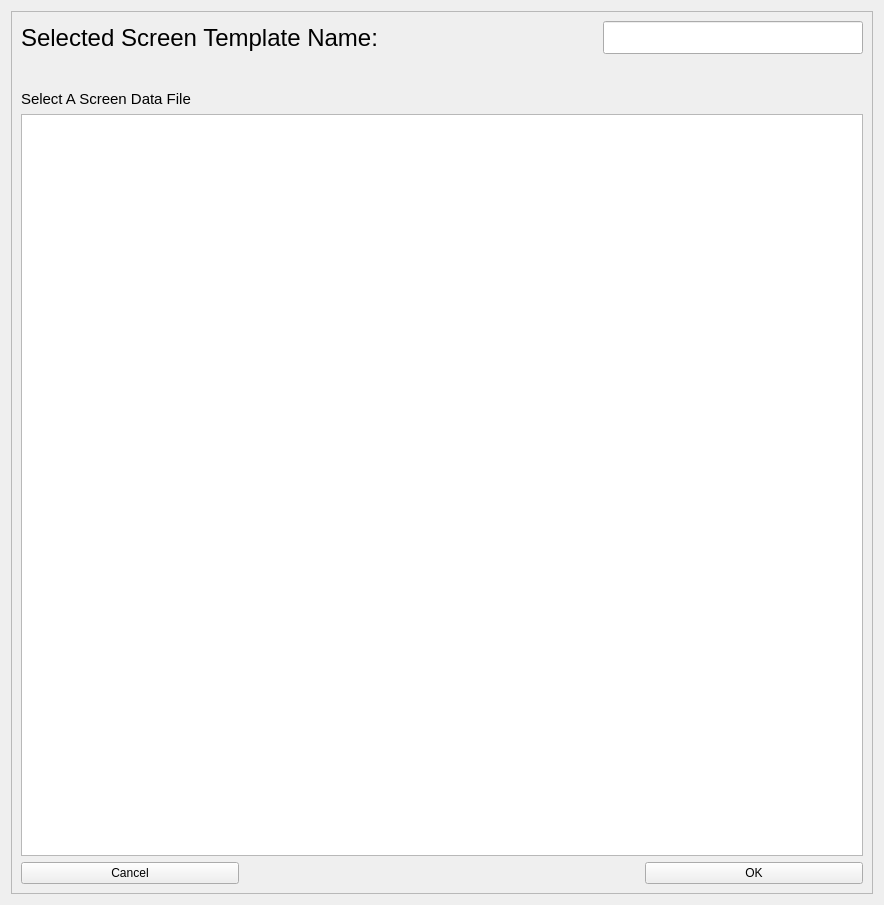
<?xml version="1.0" encoding="UTF-8"?>
<ui version="4.0">
 <class>Dialog</class>
 <widget class="QDialog" name="Dialog">
  <property name="geometry">
   <rect>
    <x>0</x>
    <y>0</y>
    <width>884</width>
    <height>905</height>
   </rect>
  </property>
  <property name="windowTitle">
   <string>Template Data File</string>
  </property>
  <layout class="QGridLayout" name="gridLayout">
   <item row="0" column="0">
    <widget class="QFrame" name="frame">
     <property name="frameShape">
      <enum>QFrame::StyledPanel</enum>
     </property>
     <property name="frameShadow">
      <enum>QFrame::Raised</enum>
     </property>
     <layout class="QGridLayout" name="gridLayout_2">
      <item row="0" column="0">
       <layout class="QHBoxLayout" name="horizontalLayout">
        <item>
         <widget class="QLabel" name="label">
          <property name="font">
           <font>
            <pointsize>18</pointsize>
           </font>
          </property>
          <property name="text">
           <string>Selected Screen Template Name:</string>
          </property>
         </widget>
        </item>
        <item>
         <widget class="QLineEdit" name="lineEdit">
          <property name="enabled">
           <bool>true</bool>
          </property>
          <property name="sizePolicy">
           <sizepolicy hsizetype="Expanding" vsizetype="Minimum">
            <horstretch>0</horstretch>
            <verstretch>0</verstretch>
           </sizepolicy>
          </property>
          <property name="maximumSize">
           <size>
            <width>260</width>
            <height>16777215</height>
           </size>
          </property>
          <property name="font">
           <font>
            <pointsize>16</pointsize>
           </font>
          </property>
          <property name="maxLength">
           <number>660</number>
          </property>
          <property name="echoMode">
           <enum>QLineEdit::Normal</enum>
          </property>
         </widget>
        </item>
       </layout>
      </item>
      <item row="1" column="0">
       <spacer name="verticalSpacer">
        <property name="orientation">
         <enum>Qt::Vertical</enum>
        </property>
        <property name="sizeType">
         <enum>QSizePolicy::Minimum</enum>
        </property>
        <property name="sizeHint" stdset="0">
         <size>
          <width>20</width>
          <height>30</height>
         </size>
        </property>
       </spacer>
      </item>
      <item row="2" column="0">
       <widget class="QLabel" name="label_4">
        <property name="font">
         <font>
          <pointsize>11</pointsize>
         </font>
        </property>
        <property name="text">
         <string>Select A Screen Data File</string>
        </property>
       </widget>
      </item>
      <item row="3" column="0">
       <layout class="QHBoxLayout" name="horizontalLayout_2">
        <item>
         <widget class="QListWidget" name="listWidget"/>
        </item>
       </layout>
      </item>
      <item row="4" column="0">
       <layout class="QHBoxLayout" name="horizontalLayout_39">
        <item>
         <widget class="QPushButton" name="pushButton">
          <property name="sizePolicy">
           <sizepolicy hsizetype="Minimum" vsizetype="Minimum">
            <horstretch>0</horstretch>
            <verstretch>0</verstretch>
           </sizepolicy>
          </property>
          <property name="text">
           <string>Cancel</string>
          </property>
          <property name="autoDefault">
           <bool>false</bool>
          </property>
         </widget>
        </item>
        <item>
         <spacer name="horizontalSpacer">
          <property name="orientation">
           <enum>Qt::Horizontal</enum>
          </property>
          <property name="sizeType">
           <enum>QSizePolicy::Fixed</enum>
          </property>
          <property name="sizeHint" stdset="0">
           <size>
            <width>400</width>
            <height>20</height>
           </size>
          </property>
         </spacer>
        </item>
        <item>
         <widget class="QPushButton" name="pushButton_2">
          <property name="sizePolicy">
           <sizepolicy hsizetype="Minimum" vsizetype="Minimum">
            <horstretch>0</horstretch>
            <verstretch>0</verstretch>
           </sizepolicy>
          </property>
          <property name="text">
           <string>OK</string>
          </property>
          <property name="autoDefault">
           <bool>false</bool>
          </property>
         </widget>
        </item>
       </layout>
      </item>
     </layout>
     <zorder>label_4</zorder>
     <zorder>verticalSpacer</zorder>
    </widget>
   </item>
  </layout>
 </widget>
 <resources/>
 <connections/>
</ui>
